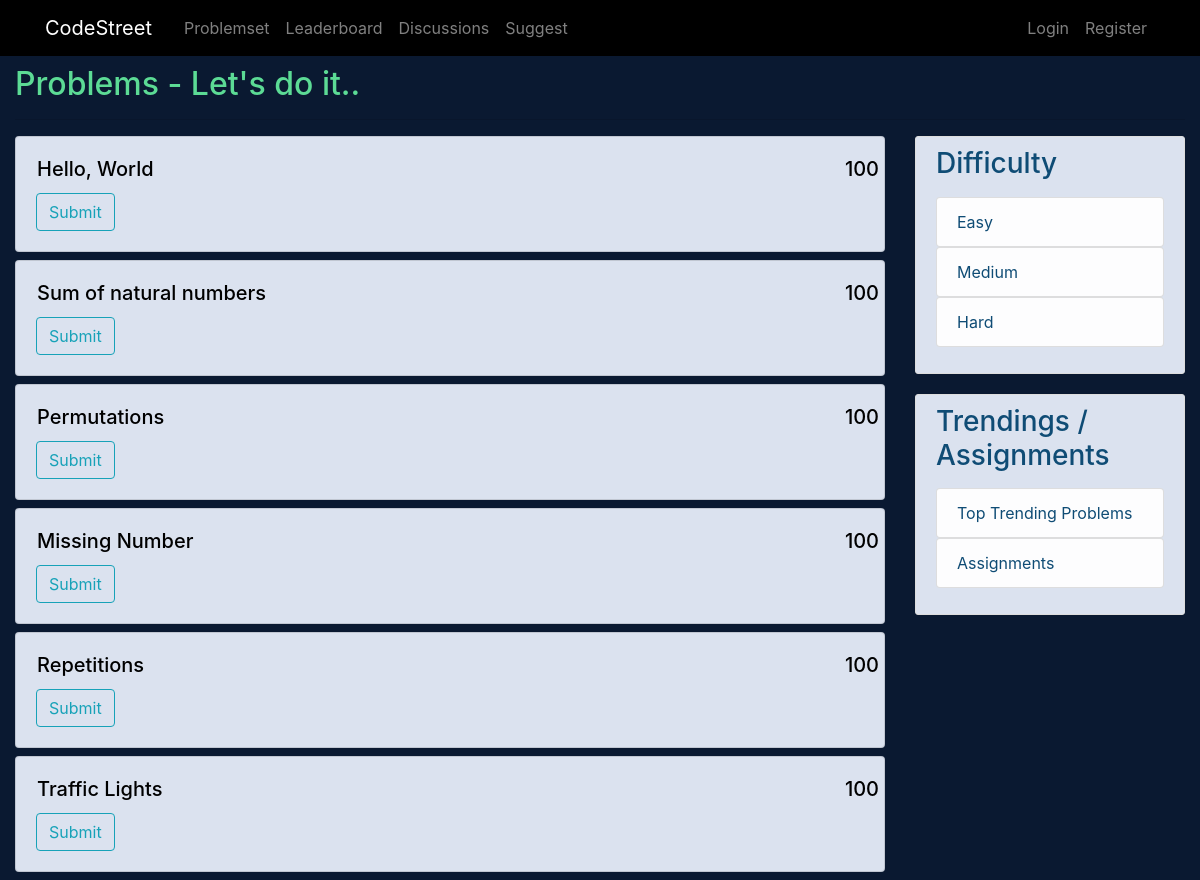
The app's page /?category=5 with its own data.
### problemset/models.py (models this page shows, shortened)
class Problem(models.Model):
    title = models.CharField(max_length=50)
    description = models.TextField(max_length=10000)
    points = models.IntegerField(default=100)
    category = models.ForeignKey(Category, on_delete=models.CASCADE, default=1)
    test_case = models.TextField(max_length=10000, null=set)
    hidden_test_cases = models.TextField(max_length=10000000, null=set)
    constraints = models.TextField(max_length=1000, null=set)
    @staticmethod
    def get_all_objects_by_categoryid(category_ID):
        if category_ID:
            return Problem.objects.filter(category=category_ID)
        else:
            return Problem.get_all_objects()

class Category(models.Model):
    title = models.CharField(max_length=20, default='Easy')
    @staticmethod
    def get_all_objects():
        return Category.objects.all()

### problemset/views.py (the view)
# urls.py: 2. Add a URL to urlpatterns:  path('', views.home, name='home')
def home(request):
    problems = None
    categories = Category.get_all_objects()
    category_ID = request.GET.get('category')
    print(category_ID)
    if category_ID:
        problems = Problem.get_all_objects_by_categoryid(category_ID)
    else:
        problems = Problem.get_all_objects()
    data = {}
    data['problems'] = problems
    data['categories'] = categories
    print('you are : ' ,request.session.get('email'))
    return render(request, 'problemset/home.html', data)

### problemset/templates/problemset/home.html (shortened to what this page needs)
{% extends "problemset/base.html"%}
{% block content %}
<div class="container-fluid">
<h2 style="color: #5CDB95;"> Problems - Let's do it..</h2>
<hr>
<div class="row problembox">
    <div class="col-md-9">
        <div class="mx-auto" >
        {% for problem in problems %}
            <div class="mx-auto mb-2">
                <div class="card"  style="background-color: #dbe2ef;">
                <div class="card-body">
                    <div class="row">
                        <h5 class="card-title ml-3" ><a class="card-title" style="color: black;" href="{% url 'problemset-problem' problem.id %}">{{ problem.title }}</a></h5>
                        <h5 class="card-text" style="margin-left: auto; color: black;">
                        {{ problem.points }}
                        </h5>
                    </div>
                    <a href="#" class="btn btn-outline-info">Submit</a>
                </div>
                </div>
            </div>
        {% endfor %}
        </div>
    </div>
    <div class="col-md-3">
        <div class="content-section">
            <h3 style="color: #0f4c75;">Difficulty</h3>
            <p class='text-muted'>
            <ul class="list-group">
                {% for category in categories %}
                <a href="?category={{category.id}}"><li style="color: #0f4c75;" class="list-group-item list-group-item-light">{{ category.title }}</li></a>
                {% endfor %}
            </ul>
            </p>
        </div>
        <div class="content-section">
            <h3 style="color: #0f4c75;"> Trendings / Assignments </h3>
            <p class='text-muted'>
            <ul class="list-group">
               <a href = "{% url 'topproblems' %}" ><li class="list-group-item list-group-item-light" style="color: #0f4c75;">Top Trending Problems</li></a>
            <a href = "{% url 'assign' %}" ><li class="list-group-item list-group-item-light" style="color: #0f4c75;">Assignments</li></a>
            </ul>
            </p>
        </div>
    </div>
</div>
</div>
{% endblock %}

### problemset/static/problemset/main.css (style rules this page uses)
.main-body { background: #0a1931; }
h1, h2, h3, h4, h5, h6 { color: #FFF; }
ul { margin: 0; }
.content-section { color: #000000; background: #dbe2ef; padding: 10px 20px; border: 1px solid #dddddd; border-radius: 3px; margin-bottom: 20px; }

### records on screen
Problem: title "Hello, World", points "100"
Problem: title "Sum of natural numbers", points "100"
Problem: title "Permutations", points "100"
Problem: title "Missing Number", points "100"
Problem: title "Repetitions", points "100"
Problem: title "Traffic Lights", points "100"
Category: title "Easy"
Category: title "Medium"
Category: title "Hard"
